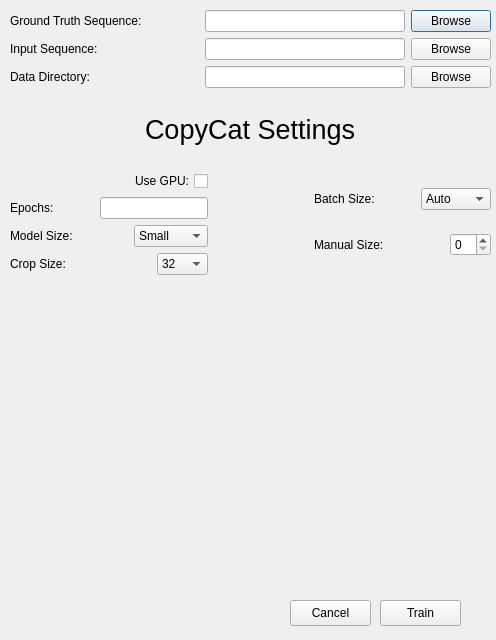
<?xml version="1.0" encoding="UTF-8"?>
<ui version="4.0">
 <class>Dialog</class>
 <widget class="QDialog" name="Dialog">
  <property name="geometry">
   <rect>
    <x>0</x>
    <y>0</y>
    <width>496</width>
    <height>640</height>
   </rect>
  </property>
  <property name="windowTitle">
   <string>Dialog</string>
  </property>
  <widget class="QWidget" name="verticalLayoutWidget">
   <property name="geometry">
    <rect>
     <x>10</x>
     <y>10</y>
     <width>481</width>
     <height>581</height>
    </rect>
   </property>
   <layout class="QVBoxLayout" name="verticalLayout">
    <item>
     <layout class="QHBoxLayout" name="gt_frames">
      <item>
       <widget class="QLabel" name="gt_label">
        <property name="text">
         <string>Ground Truth Sequence:</string>
        </property>
       </widget>
      </item>
      <item>
       <spacer name="gt_spacer1">
        <property name="orientation">
         <enum>Qt::Horizontal</enum>
        </property>
        <property name="sizeHint" stdset="0">
         <size>
          <width>40</width>
          <height>20</height>
         </size>
        </property>
       </spacer>
      </item>
      <item>
       <widget class="QLineEdit" name="gt_file_path">
        <property name="minimumSize">
         <size>
          <width>200</width>
          <height>0</height>
         </size>
        </property>
        <property name="maximumSize">
         <size>
          <width>200</width>
          <height>16777215</height>
         </size>
        </property>
       </widget>
      </item>
      <item>
       <widget class="QPushButton" name="gt_file_browse">
        <property name="minimumSize">
         <size>
          <width>30</width>
          <height>0</height>
         </size>
        </property>
        <property name="maximumSize">
         <size>
          <width>100</width>
          <height>16777215</height>
         </size>
        </property>
        <property name="text">
         <string>Browse</string>
        </property>
       </widget>
      </item>
     </layout>
    </item>
    <item>
     <layout class="QHBoxLayout" name="input_frames">
      <item>
       <widget class="QLabel" name="input_label">
        <property name="text">
         <string>Input Sequence:</string>
        </property>
       </widget>
      </item>
      <item>
       <spacer name="input_spacer1">
        <property name="orientation">
         <enum>Qt::Horizontal</enum>
        </property>
        <property name="sizeHint" stdset="0">
         <size>
          <width>40</width>
          <height>20</height>
         </size>
        </property>
       </spacer>
      </item>
      <item>
       <widget class="QLineEdit" name="input_file_path">
        <property name="minimumSize">
         <size>
          <width>200</width>
          <height>0</height>
         </size>
        </property>
        <property name="maximumSize">
         <size>
          <width>200</width>
          <height>16777215</height>
         </size>
        </property>
       </widget>
      </item>
      <item>
       <widget class="QPushButton" name="input_file_browse">
        <property name="minimumSize">
         <size>
          <width>30</width>
          <height>0</height>
         </size>
        </property>
        <property name="maximumSize">
         <size>
          <width>100</width>
          <height>16777215</height>
         </size>
        </property>
        <property name="text">
         <string>Browse</string>
        </property>
       </widget>
      </item>
     </layout>
    </item>
    <item>
     <layout class="QHBoxLayout" name="data_file_browse">
      <item>
       <widget class="QLabel" name="data_label">
        <property name="text">
         <string>Data Directory:</string>
        </property>
       </widget>
      </item>
      <item>
       <spacer name="data_spacer1">
        <property name="orientation">
         <enum>Qt::Horizontal</enum>
        </property>
        <property name="sizeType">
         <enum>QSizePolicy::MinimumExpanding</enum>
        </property>
        <property name="sizeHint" stdset="0">
         <size>
          <width>40</width>
          <height>20</height>
         </size>
        </property>
       </spacer>
      </item>
      <item>
       <widget class="QLineEdit" name="data_dir_path">
        <property name="minimumSize">
         <size>
          <width>200</width>
          <height>0</height>
         </size>
        </property>
        <property name="maximumSize">
         <size>
          <width>200</width>
          <height>16777215</height>
         </size>
        </property>
       </widget>
      </item>
      <item>
       <widget class="QPushButton" name="data_dir_browse">
        <property name="maximumSize">
         <size>
          <width>100</width>
          <height>16777215</height>
         </size>
        </property>
        <property name="text">
         <string>Browse</string>
        </property>
       </widget>
      </item>
     </layout>
    </item>
    <item>
     <spacer name="verticalSpacer_3">
      <property name="orientation">
       <enum>Qt::Vertical</enum>
      </property>
      <property name="sizeType">
       <enum>QSizePolicy::Fixed</enum>
      </property>
      <property name="sizeHint" stdset="0">
       <size>
        <width>20</width>
        <height>20</height>
       </size>
      </property>
     </spacer>
    </item>
    <item>
     <layout class="QHBoxLayout" name="cc_header">
      <item>
       <spacer name="cc_header_spacer1">
        <property name="orientation">
         <enum>Qt::Horizontal</enum>
        </property>
        <property name="sizeHint" stdset="0">
         <size>
          <width>40</width>
          <height>20</height>
         </size>
        </property>
       </spacer>
      </item>
      <item>
       <widget class="QLabel" name="cc_header_label">
        <property name="font">
         <font>
          <pointsize>20</pointsize>
         </font>
        </property>
        <property name="text">
         <string>CopyCat Settings</string>
        </property>
       </widget>
      </item>
      <item>
       <spacer name="cc_header_spacer2">
        <property name="orientation">
         <enum>Qt::Horizontal</enum>
        </property>
        <property name="sizeHint" stdset="0">
         <size>
          <width>40</width>
          <height>20</height>
         </size>
        </property>
       </spacer>
      </item>
     </layout>
    </item>
    <item>
     <spacer name="verticalSpacer_2">
      <property name="orientation">
       <enum>Qt::Vertical</enum>
      </property>
      <property name="sizeType">
       <enum>QSizePolicy::Fixed</enum>
      </property>
      <property name="sizeHint" stdset="0">
       <size>
        <width>20</width>
        <height>20</height>
       </size>
      </property>
     </spacer>
    </item>
    <item>
     <layout class="QHBoxLayout" name="cc_settings">
      <item>
       <layout class="QVBoxLayout" name="left_settings">
        <item>
         <layout class="QHBoxLayout" name="gpu_options">
          <item>
           <spacer name="gpu_spacer">
            <property name="orientation">
             <enum>Qt::Horizontal</enum>
            </property>
            <property name="sizeHint" stdset="0">
             <size>
              <width>40</width>
              <height>20</height>
             </size>
            </property>
           </spacer>
          </item>
          <item>
           <widget class="QCheckBox" name="gpu_switch">
            <property name="layoutDirection">
             <enum>Qt::RightToLeft</enum>
            </property>
            <property name="text">
             <string>Use GPU:</string>
            </property>
           </widget>
          </item>
         </layout>
        </item>
        <item>
         <layout class="QHBoxLayout" name="epoch_settings">
          <item>
           <widget class="QLabel" name="epoch_label">
            <property name="text">
             <string>Epochs:</string>
            </property>
           </widget>
          </item>
          <item>
           <spacer name="epoch_spacer1">
            <property name="orientation">
             <enum>Qt::Horizontal</enum>
            </property>
            <property name="sizeHint" stdset="0">
             <size>
              <width>40</width>
              <height>20</height>
             </size>
            </property>
           </spacer>
          </item>
          <item>
           <widget class="QLineEdit" name="epoch_value"/>
          </item>
         </layout>
        </item>
        <item>
         <layout class="QHBoxLayout" name="size_settings">
          <item>
           <widget class="QLabel" name="model_label">
            <property name="text">
             <string>Model Size: </string>
            </property>
           </widget>
          </item>
          <item>
           <spacer name="model_spacer1">
            <property name="orientation">
             <enum>Qt::Horizontal</enum>
            </property>
            <property name="sizeHint" stdset="0">
             <size>
              <width>40</width>
              <height>20</height>
             </size>
            </property>
           </spacer>
          </item>
          <item>
           <widget class="QComboBox" name="model_size">
            <item>
             <property name="text">
              <string extracomment="Quick Training">Small</string>
             </property>
            </item>
            <item>
             <property name="text">
              <string extracomment="Regular Training">Medium</string>
             </property>
            </item>
            <item>
             <property name="text">
              <string extracomment="Detailed Training">Large</string>
             </property>
            </item>
           </widget>
          </item>
         </layout>
        </item>
        <item>
         <layout class="QHBoxLayout" name="crop">
          <item>
           <widget class="QLabel" name="crop_label">
            <property name="text">
             <string>Crop Size:</string>
            </property>
           </widget>
          </item>
          <item>
           <spacer name="crop_spacer1">
            <property name="orientation">
             <enum>Qt::Horizontal</enum>
            </property>
            <property name="sizeHint" stdset="0">
             <size>
              <width>40</width>
              <height>20</height>
             </size>
            </property>
           </spacer>
          </item>
          <item>
           <widget class="QComboBox" name="crop_size">
            <item>
             <property name="text">
              <string>32</string>
             </property>
            </item>
            <item>
             <property name="text">
              <string>64</string>
             </property>
            </item>
            <item>
             <property name="text">
              <string>128</string>
             </property>
            </item>
            <item>
             <property name="text">
              <string>256</string>
             </property>
            </item>
            <item>
             <property name="text">
              <string>512</string>
             </property>
            </item>
           </widget>
          </item>
         </layout>
        </item>
       </layout>
      </item>
      <item>
       <spacer name="horizontalSpacer_2">
        <property name="orientation">
         <enum>Qt::Horizontal</enum>
        </property>
        <property name="sizeHint" stdset="0">
         <size>
          <width>40</width>
          <height>20</height>
         </size>
        </property>
       </spacer>
      </item>
      <item>
       <layout class="QVBoxLayout" name="right_settings">
        <item>
         <layout class="QHBoxLayout" name="batch_type">
          <item>
           <widget class="QLabel" name="batch_type_label">
            <property name="text">
             <string>Batch Size:</string>
            </property>
           </widget>
          </item>
          <item>
           <spacer name="batch_spacer">
            <property name="orientation">
             <enum>Qt::Horizontal</enum>
            </property>
            <property name="sizeHint" stdset="0">
             <size>
              <width>40</width>
              <height>20</height>
             </size>
            </property>
           </spacer>
          </item>
          <item>
           <widget class="QComboBox" name="batch_switch">
            <item>
             <property name="text">
              <string extracomment="Automatically creates batch sizes based on available VRAM">Auto</string>
             </property>
            </item>
            <item>
             <property name="text">
              <string extracomment="Manual batch sizing">Manual</string>
             </property>
            </item>
           </widget>
          </item>
         </layout>
        </item>
        <item>
         <layout class="QHBoxLayout" name="batch_manual">
          <item>
           <widget class="QLabel" name="batch_manual_label">
            <property name="text">
             <string>Manual Size:</string>
            </property>
           </widget>
          </item>
          <item>
           <spacer name="batch_manual_spacer">
            <property name="orientation">
             <enum>Qt::Horizontal</enum>
            </property>
            <property name="sizeHint" stdset="0">
             <size>
              <width>40</width>
              <height>20</height>
             </size>
            </property>
           </spacer>
          </item>
          <item>
           <widget class="QSpinBox" name="batch_manual_size"/>
          </item>
         </layout>
        </item>
       </layout>
      </item>
     </layout>
    </item>
    <item>
     <spacer name="verticalSpacer">
      <property name="orientation">
       <enum>Qt::Vertical</enum>
      </property>
      <property name="sizeHint" stdset="0">
       <size>
        <width>20</width>
        <height>40</height>
       </size>
      </property>
     </spacer>
    </item>
    <item>
     <layout class="QHBoxLayout" name="checkpointing"/>
    </item>
   </layout>
  </widget>
  <widget class="QPushButton" name="train_button">
   <property name="geometry">
    <rect>
     <x>380</x>
     <y>600</y>
     <width>81</width>
     <height>26</height>
    </rect>
   </property>
   <property name="text">
    <string>Train</string>
   </property>
  </widget>
  <widget class="QPushButton" name="cancel_button">
   <property name="geometry">
    <rect>
     <x>290</x>
     <y>600</y>
     <width>81</width>
     <height>26</height>
    </rect>
   </property>
   <property name="text">
    <string>Cancel</string>
   </property>
  </widget>
 </widget>
 <resources/>
 <connections/>
</ui>
